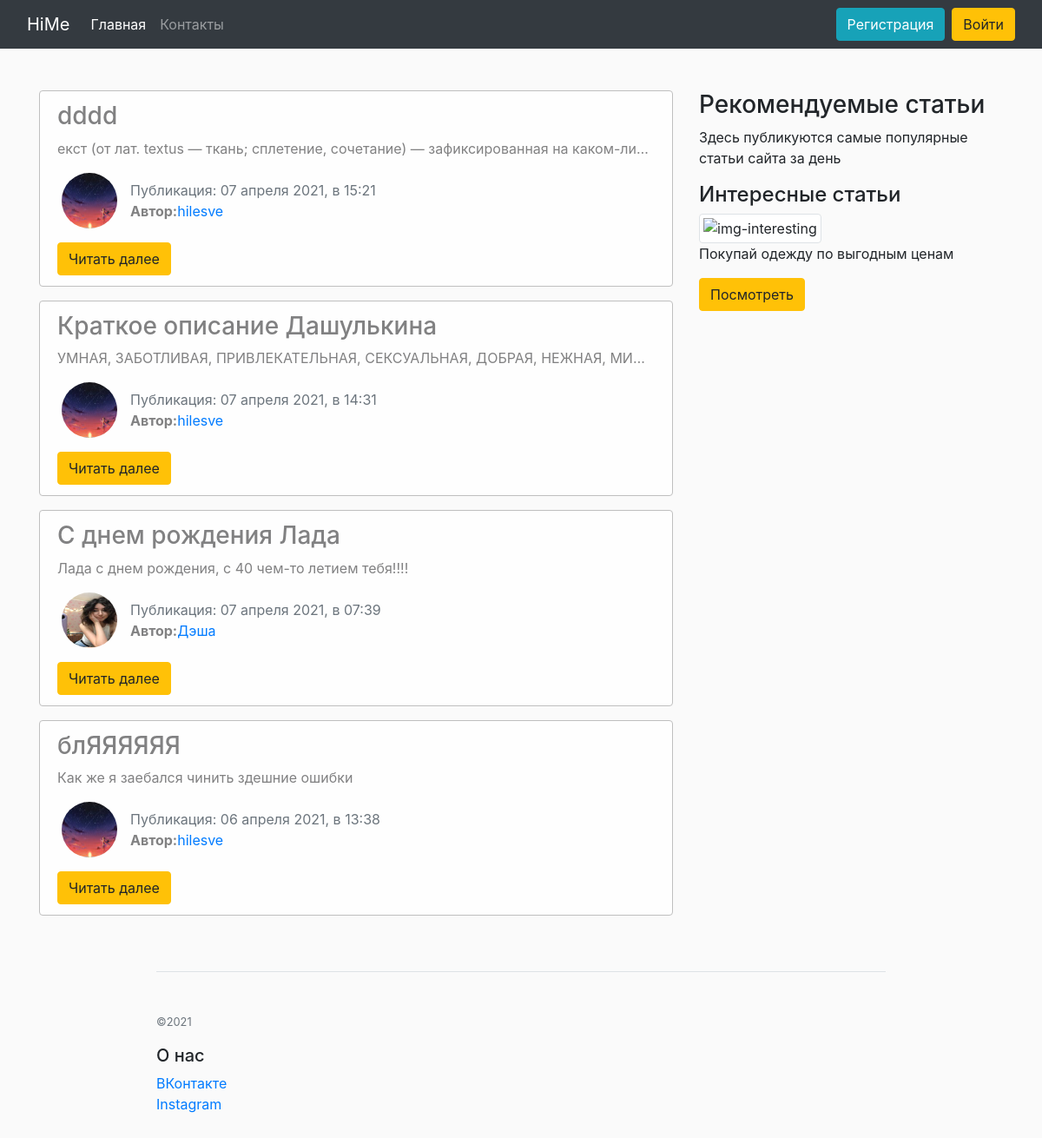
The page / on the database its author committed.
### blog/models.py (models this page shows, shortened)
class News(models.Model):
    title = models.CharField('Название статьи', max_length=100, unique = True) #чтобы названия не совпадали)
    text = models.TextField('Основной текст статьи')
    date = models.DateTimeField('Дата', default=timezone.now)
    avtor = models.ForeignKey(User, verbose_name = 'Автор', on_delete=models.CASCADE)
    class Meta:
        verbose_name = 'Новость'
        verbose_name_plural = 'Новости'

### users/models.py (models this page shows, shortened)
class Profile(models.Model):
    user = models.OneToOneField(User, on_delete=models.CASCADE)
    img = models.ImageField('Фото пользователя', upload_to='user_images', default='default.png')
    class Meta:
        verbose_name = 'Профайл'
        verbose_name_plural = 'Профайл'

### blog/views.py (the view)
# urls.py: path('', views.ShowNewsView.as_view(), name='home'),
class ShowNewsView(ListView):
    model = News
    template_name = 'blog/home.html'
    context_object_name = 'news'
    ordering = ['-date']
    paginate_by = 5
    def get_context_data(self, **kwards):
        ctx = super(ShowNewsView, self).get_context_data(**kwards)
        ctx['title'] = 'Главная страница сайта'
        return ctx

### blog/templates/blog/home.html (shortened to what this page needs)
{% extends 'blog/base.html' %}
{% block content %}
{% for post in news %}
  <div class="alert alert-light">
    <h3>{{ post.title }}</h3>
    <p class = "limit">{{ post.text }}</p>
    <div class="row">
      <div>
        <img src="{{ post.avtor.profile.img.url }}" alt="{{ post.avtor }}" class="user_images" >
      </div>
      <div class="mt-2">
        <span class="text-muted">Публикация: {{ post.date|date:"d E Y, в H:i" }}</span>
        {% if post.avtor %}
          <p><b>Автор:</b><a href="{% url 'user-news' post.avtor %}">{{ post.avtor }}</a></p>
        {% else %}
            <p><b>Автор:</b><mark>Неизвестный автор</mark></p>
        {% endif %}
      </div>
    </div>
    <a href="{% url 'news-detail' post.id %}" class = "btn btn-warning mt-2">Читать далее</a>
  </div>
{% endfor %}
{% endblock %}
{% block aside_block %}
  <img src="https://sun9-74.userapi.com/impg/VX0nbtdO8bzWScm8sKvSXqprNypamdPkbHLXLQ/X3DOeXuSuGI.jpg?size=734x733&quality=96&sign=8648e9e8afbe583936f04bd76f68ef21&type=album" class="img-thumbnail" alt="img-interesting">
  <p>Покупай одежду по выгодным ценам</p>
  <a href="https://www.instagram.com/intro.clothes.izh/?hl=ru" target="_blank">
    <button class="btn btn-warning" type="button" name="button">Посмотреть</button>
  </a>
{% endblock %}

### blog/templates/blog/base.html (shortened to what this page needs)
{% load static %}
<!DOCTYPE html>
<html lang="en">
<head>
  <link rel="stylesheet" href="https://stackpath.bootstrapcdn.com/bootstrap/4.5.2/css/bootstrap.min.css">
  <link rel="stylesheet" href="{% static 'blog/main.css' %}">
</head>
<body>
  <nav class="navbar navbar-expand-lg navbar-dark bg-dark " >
      <div class="container-fluid">
        <a class="navbar-brand" href="{% url 'home' %}">HiMe</a>
        <div class="collapse navbar-collapse" id="navbarsExample09">
          <ul class="navbar-nav me-auto mb-2 mb-lg-0">
            <li class="nav-item">
              <a class="nav-link active" aria-current="page" href="{% url 'home' %}">Главная</a>
            </li>
            <li class="nav-item">
              <a class="nav-link" href="{% url 'contacti' %}">Контакты</a>
            </li>
          </ul>
        </div>
        {% if  user.is_authenticated %}
        <a href="{% url 'news-add' %}">
          <button class="btn btn-warning">Создать стаью</button>
        </a>
        <a href="{% url 'profile' %}">
          <button class="btn btn-info ml-2">Профиль</button>
        </a>
        <a href="{% url 'exit' %}" class="ml-2">
          <button class="btn btn-danger">Выйти</button>
        </a>
        {% else %}
        <a href="{% url 'reg' %}">
          <button class="btn btn-info">Регистрация</button>
        </a>
        <a href="{% url 'user' %}" class="ml-2">
          <button class="btn btn-warning">Войти</button>
        </a>
        {% endif %}
      </div>
    </nav>
    <div class="container mt-5">
      <div class="row">
        <div class="col-md-8">
          {% block content %}
          {% endblock %}
        </div>
        <aside class="col-md-4">
          <h3>Рекомендуемые статьи</h3>
          <p>Здесь публикуются самые популярные статьи сайта за день</p>
          <h4 class="mt-2">Интересные статьи</h4>
          {% block aside_block %}
          {% endblock %}
        </aside>
        </div>
      </div>
      <footer class="pt-4 my-md-5 pt-md-5 border-top">
    <div class="row">
      <div class="col-12 col-md">
        <small class="d-block mb-3 text-muted">©2021</small>
      </div>
      </div>
      <div>
        <h5>О нас</h5>
        <ul class="list-unstyled text-small">
          <li><a class="link-secondary" target="_blank" href="https://vk.com/hilesve">ВКонтакте</a></li>
          <li><a class="link-secondary" target="_blank" href="https://www.instagram.com/?hl=ru">Instagram</a></li>
        </ul>
      </div>
  </footer>
</body>
</html>

### blog/static/blog/main.css (style rules this page uses)
body { background: #fafafa; }
.alert-light { border-color: #bfbfbf; }
.user_images { width: 64px; height: 64px; border-radius: 50%; margin-right: 15px; margin-left: 20px; }
.limit { white-space: nowrap; overflow: hidden; text-overflow: ellipsis; }
footer { width: 70%; margin-left: 15% }

### rows shown on the page
News: title "dddd", text "екст (от лат. textus — ткань; сплетение, сочетание) — зафиксированная на каком-ли…", avtor.profile.img (picture), date "07 апреля 2021, в 15:21", avtor "hilesve"
News: title "Краткое описание Дашулькина", text "УМНАЯ, ЗАБОТЛИВАЯ, ПРИВЛЕКАТЕЛЬНАЯ, СЕКСУАЛЬНАЯ, ДОБРАЯ, НЕЖНАЯ, МИ…", avtor.profile.img (picture), date "07 апреля 2021, в 14:31", avtor "hilesve"
News: title "С днем рождения Лада", text "Лада с днем рождения, с 40 чем-то летием тебя!!!!", avtor.profile.img (picture), date "07 апреля 2021, в 07:39", avtor "Дэша"
News: title "блЯЯЯЯЯЯ", text "Как же я заебался чинить здешние ошибки", avtor.profile.img (picture), date "06 апреля 2021, в 13:38", avtor "hilesve"
